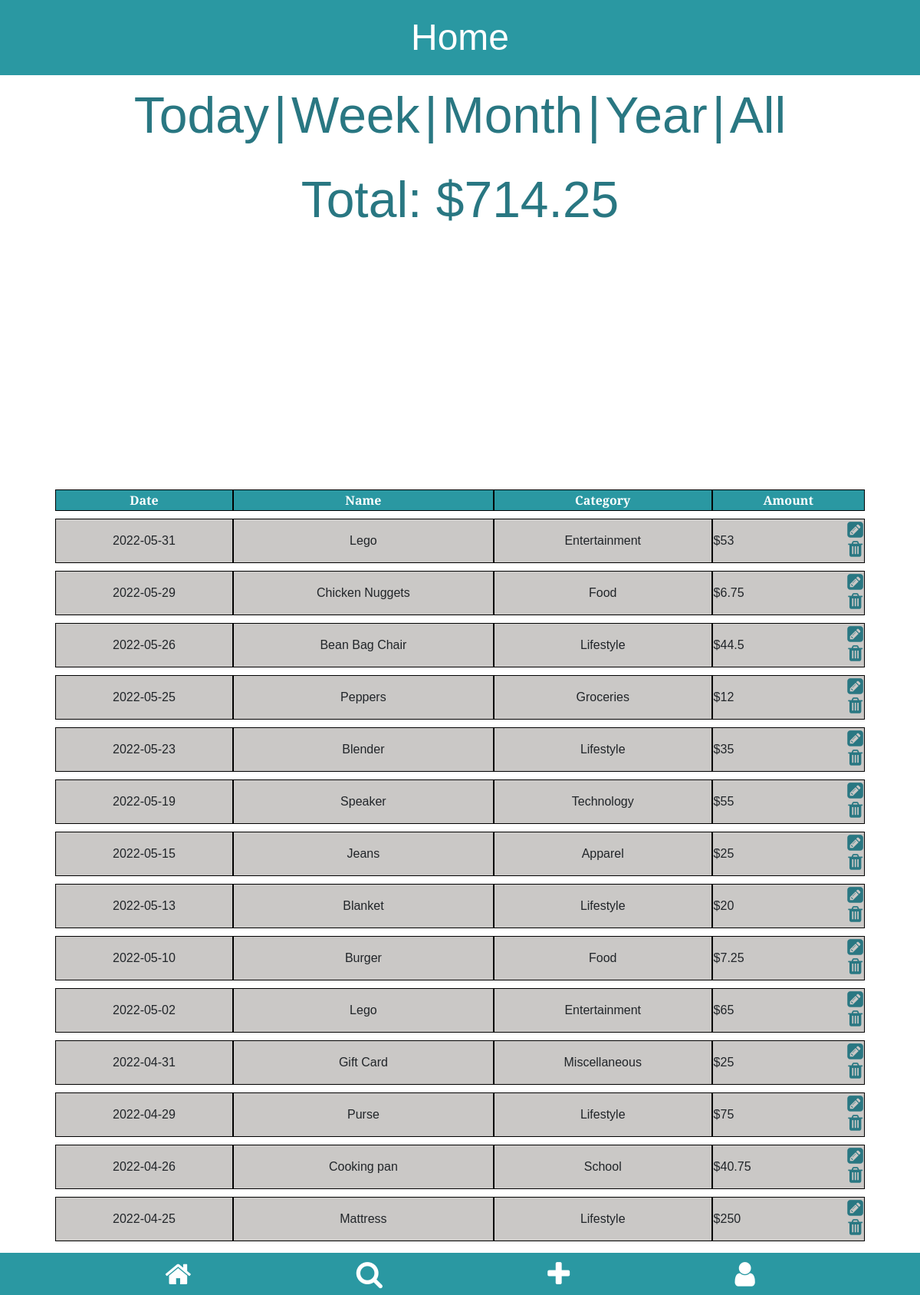
/home/month (signed in), run on an earlier commit of the app's database.
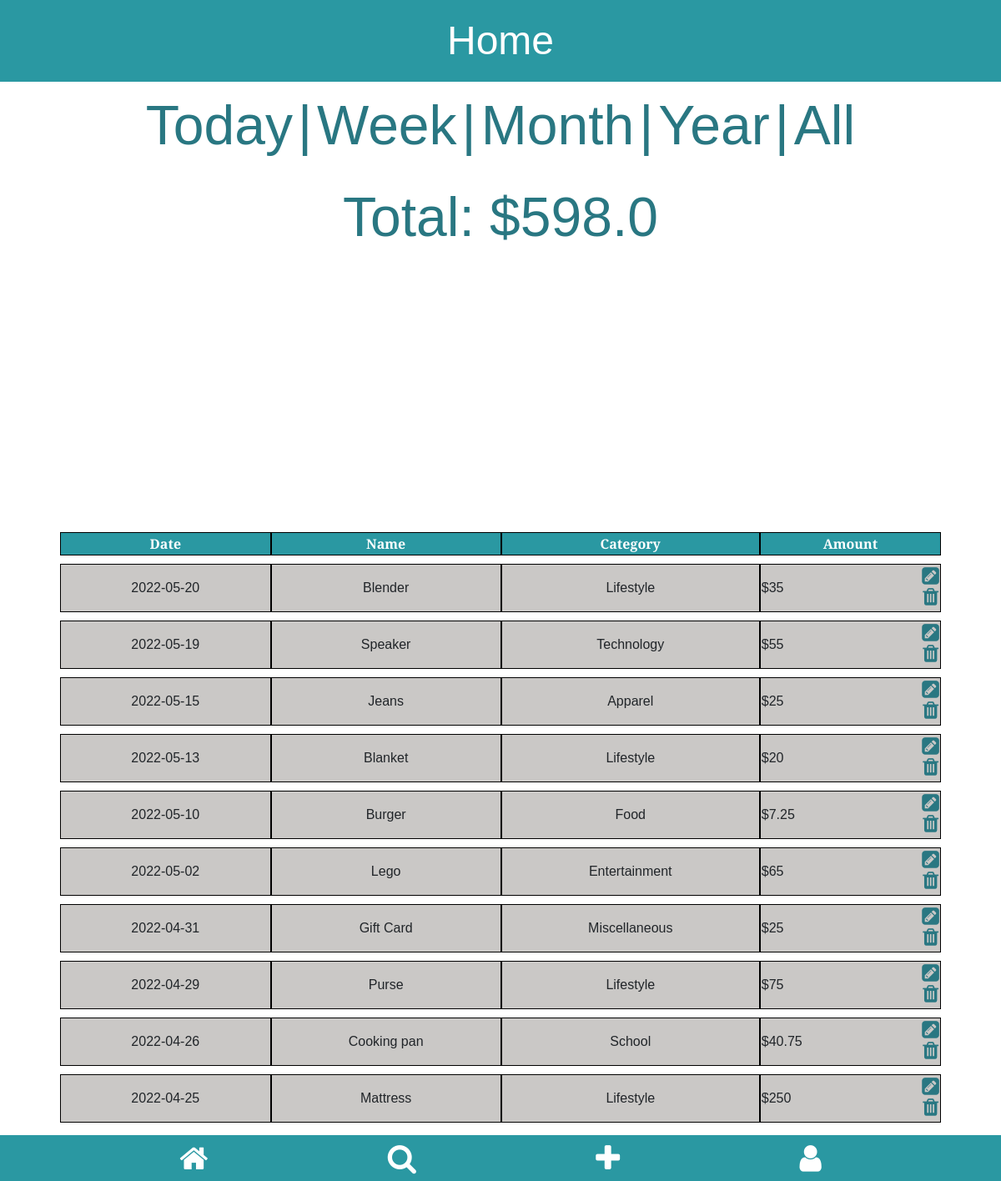
And on a later commit of the database.
### tables this page shows
CREATE TABLE expenses (
                                    id integer PRIMARY KEY,
                                    user_id integer NOT NULL,
                                    name text NOT NULL,
                                    date numeric NOT NULL,
                                    category text NOT NULL,
                                    amount numberic NOT NULL,
                                    FOREIGN KEY (user_id) REFERENCES users (id)
                                );

### app.py (the view, shortened to what this page needs)
@app.route("/home/month", methods=["GET", "POST"])
def homepage_month():
    if "uid" not in session:
        flash("You must be logged in to view this page",  category="alert-warning")
        return redirect(url_for("login"))
    try:
        conn = create_connection("database.db")
        tuple_expenses = get_expense_month(conn, session["uid"])
        pie_data = get_pie_data(conn, session["uid"], "month")
        total_expense = tuple_expenses[0]
    finally:
        conn.close()
    user_expenses = sorted([data_to_dict(each_expense) for each_expense in tuple_expenses[1]],
                           key=lambda d: d["date"], reverse=True)
    return (
        render_template(
            "home_month.html",
            user_expenses=user_expenses,
            total_expense=str(total_expense),
            data=pie_data,
        ),
        200,
    )

### modules/app_helper_module.py (called while the page is built)
def data_to_dict(data_tup: tuple) -> dict:
    return {
        "name": data_tup[2],
        "date": data_tup[3],
        "category": data_tup[4],
        "amount": data_tup[5],
        "eid": data_tup[0],
    }

### modules/expense_module.py (called while the page is built)
def get_total_expenses_by_category_month(conn, uid: int, category: str) -> int:
    cur = conn.cursor()
    cur.execute(
        "SELECT amount FROM expenses WHERE user_id=? AND category=? AND date BETWEEN DATE('now', '-30 day') AND DATE('now')",
        (
            uid,
            category,
        ),
    )
    total = 0
    for row in cur.fetchall():
        total += row[0]
    return total

def get_user_categories(conn, uid: int) -> list:
    cur = conn.cursor()
    cur.execute("SELECT category FROM expenses WHERE user_id=?", (uid,))
    cat = set(cur)
    categories = []
    if cat:
        for c in cat:
            categories.append(c[0])
    return sorted(categories)

### sql_db.py (called while the page is built)
def create_connection(db_file):
    conn = None
    try:
        conn = sqlite3.connect(db_file)
        return conn
    except Error as e:
        print(e)
    return conn

### templates/home_month.html
{% extends 'home.html' %}

### templates/home.html (shortened to what this page needs)
{% extends 'app.html' %}
{% block css_linking %}
<link href="/static/home.css" rel="stylesheet"> {% endblock %}
{% block heading1 %} Home {% endblock %}
{% block main_content %}
<section class="filter-tabs" style="font-size: 5.5vw;">
    <form action="/home/today" method="post">
        <button type="submit" class="filter-btn">Today</button>|
    </form>
    <form action="/home/week" method="post">
        <button type="submit" class="filter-btn">Week</button>|
    </form>
    <form action="/home/month" method="post">
        <button type="submit" class="filter-btn">Month</button>|
    </form>
    <form action="/home/year" method="post">
        <button type="submit" class="filter-btn">Year</button>|
    </form>
    <form action="/home" method="post">
        <button type="submit" class="filter-btn">All</button>
    </form>
</section>
<section class="total-expense" style="font-size: 5.5vw;">
    <p>Total: ${{ total_expense }}</p>
</section>
<section class="pie-chart-display">
    <div style="width: 100%; overflow: hidden;">
        <div id="piechart_3d" style="width: 100vw; height: 17rem; overflow: hidden;"></div>
    </div>
</section>
<section class="expense-cards">
    <table class="sortable" style="width: 88vw">
        {% if user_expenses|length > 0 %}
        <thead>
            <tr>
                <th>Date</th>
                <th>Name</th>
                <th>Category</th>
                <th>Amount</th>
            </tr>
        </thead>
        {% endif %}
        <tbody>
            {% for user_expense in user_expenses %}
            <tr>
                <td>
                    {{ user_expense.date }}
                </td>
                <td>
                    {{ user_expense.name }}
                </td>
                <td>
                    {{ user_expense.category }}
                </td>
                <td class="expense-amount">
                    ${{ user_expense.amount }}
                    <div class="home-icons">
                        <span id="{{ user_expense.eid }}">
                            <a href="{{ url_for('get_expense', eid=user_expense.eid) }}">
                                <i class="fa fa-pencil-square" aria-hidden="true"></i>
                            </a>
                        </span>
                        <form action="/home" method="POST">
                            <button type="submit" class="btn"><i class="fa fa-trash" aria-hidden="true"></i></button>
                        </form>
                    </div>
                </td>
            </tr>
            {% endfor %}
        </tbody>
    </table>
</section>
{% endblock %}

What changed in the data, as far as the page shows it:
removed expenses: date "2022-05-31", name "Lego", category "Entertainment", amount "53"
removed expenses: date "2022-05-29", name "Chicken Nuggets", category "Food", amount "6.75"
removed expenses: date "2022-05-26", name "Bean Bag Chair", category "Lifestyle", amount "44.5"
removed expenses: date "2022-05-25", name "Peppers", category "Groceries", amount "12"
changed expenses "Blender": date "2022-05-23" → "2022-05-20"
Also different on the page:
{{ total_expense }}: "714.25" → "598.0"
